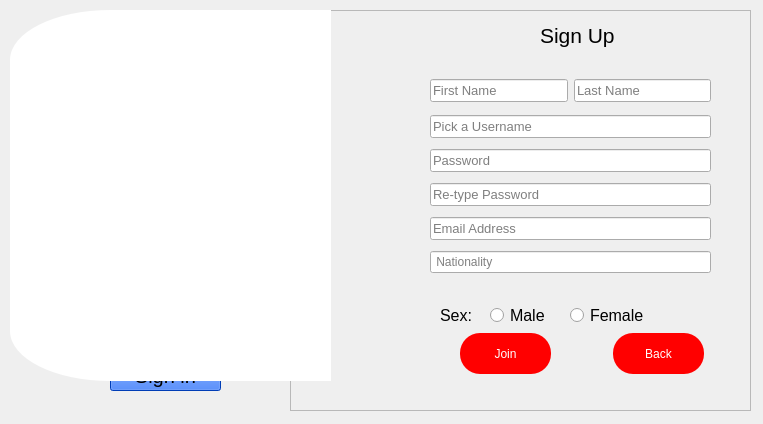
<?xml version="1.0" encoding="UTF-8"?>
<ui version="4.0">
 <class>regwin</class>
 <widget class="QMainWindow" name="regwin">
  <property name="geometry">
   <rect>
    <x>0</x>
    <y>0</y>
    <width>763</width>
    <height>424</height>
   </rect>
  </property>
  <property name="windowTitle">
   <string>MainWindow</string>
  </property>
  <widget class="QWidget" name="centralwidget">
   <widget class="QStackedWidget" name="stackedWidget">
    <property name="geometry">
     <rect>
      <x>0</x>
      <y>0</y>
      <width>763</width>
      <height>424</height>
     </rect>
    </property>
    <property name="styleSheet">
     <string notr="true"/>
    </property>
    <widget class="QWidget" name="page">
     <property name="maximumSize">
      <size>
       <width>763</width>
       <height>16777215</height>
      </size>
     </property>
     <property name="styleSheet">
      <string notr="true">#page{
	border-image: url(:/image/gradientResize.jpg);
}</string>
     </property>
     <widget class="QLabel" name="gauntlet">
      <property name="geometry">
       <rect>
        <x>70</x>
        <y>10</y>
        <width>181</width>
        <height>181</height>
       </rect>
      </property>
      <property name="styleSheet">
       <string notr="true">#gauntlet{
image: url(:/image/image.png);
}</string>
      </property>
      <property name="text">
       <string/>
      </property>
     </widget>
     <widget class="QLabel" name="join_us">
      <property name="geometry">
       <rect>
        <x>120</x>
        <y>170</y>
        <width>111</width>
        <height>41</height>
       </rect>
      </property>
      <property name="font">
       <font>
        <family>Arial</family>
        <pointsize>36</pointsize>
       </font>
      </property>
      <property name="styleSheet">
       <string notr="true">#label_2{
	color: rgb(255, 255, 255);
}</string>
      </property>
      <property name="text">
       <string>&lt;html&gt;&lt;head/&gt;&lt;body&gt;&lt;p&gt;&lt;span style=&quot; font-size:24pt;&quot;&gt;Join Us&lt;/span&gt;&lt;/p&gt;&lt;/body&gt;&lt;/html&gt;</string>
      </property>
     </widget>
     <widget class="QLabel" name="slogan">
      <property name="geometry">
       <rect>
        <x>70</x>
        <y>210</y>
        <width>211</width>
        <height>51</height>
       </rect>
      </property>
      <property name="font">
       <font>
        <pointsize>16</pointsize>
       </font>
      </property>
      <property name="styleSheet">
       <string notr="true">#label_3{
	color:rgb(255, 255, 255);
}</string>
      </property>
      <property name="text">
       <string>Make your time worth.</string>
      </property>
     </widget>
     <widget class="QFrame" name="frame">
      <property name="geometry">
       <rect>
        <x>290</x>
        <y>10</y>
        <width>461</width>
        <height>401</height>
       </rect>
      </property>
      <property name="styleSheet">
       <string notr="true"/>
      </property>
      <property name="frameShape">
       <enum>QFrame::StyledPanel</enum>
      </property>
      <property name="frameShadow">
       <enum>QFrame::Raised</enum>
      </property>
      <widget class="QPushButton" name="pushButton">
       <property name="geometry">
        <rect>
         <x>130</x>
         <y>630</y>
         <width>151</width>
         <height>51</height>
        </rect>
       </property>
       <property name="styleSheet">
        <string notr="true">#pushButton{
padding-left:20px;
padding-right:20px;
border-radius:20px;
background:rgb(255, 0, 0);
color:rgb(255, 255, 255);

}
#pushButton:hover{
background:rgb(85, 170, 255);


}</string>
       </property>
       <property name="text">
        <string>Join</string>
       </property>
      </widget>
      <widget class="QPushButton" name="pushButton_2">
       <property name="geometry">
        <rect>
         <x>330</x>
         <y>630</y>
         <width>151</width>
         <height>51</height>
        </rect>
       </property>
       <property name="styleSheet">
        <string notr="true">#pushButton_2{
padding-left:20px;
padding-right:20px;
border-radius:20px;
background:rgb(255, 0, 0);
color:rgb(255, 255, 255);

}
#pushButton_2:hover{
background:rgb(85, 0, 0)


}</string>
       </property>
       <property name="text">
        <string>Back</string>
       </property>
      </widget>
      <widget class="QWidget" name="layoutWidget">
       <property name="geometry">
        <rect>
         <x>140</x>
         <y>100</y>
         <width>281</width>
         <height>171</height>
        </rect>
       </property>
       <layout class="QVBoxLayout" name="verticalLayout_3">
        <item>
         <widget class="QLineEdit" name="user_name">
          <property name="font">
           <font>
            <pointsize>10</pointsize>
           </font>
          </property>
          <property name="cursor">
           <cursorShape>IBeamCursor</cursorShape>
          </property>
          <property name="text">
           <string/>
          </property>
          <property name="cursorPosition">
           <number>0</number>
          </property>
          <property name="dragEnabled">
           <bool>false</bool>
          </property>
          <property name="placeholderText">
           <string>Pick a Username</string>
          </property>
         </widget>
        </item>
        <item>
         <widget class="QLineEdit" name="pass">
          <property name="font">
           <font>
            <pointsize>10</pointsize>
           </font>
          </property>
          <property name="placeholderText">
           <string>Password</string>
          </property>
         </widget>
        </item>
        <item>
         <widget class="QLineEdit" name="repass">
          <property name="font">
           <font>
            <pointsize>10</pointsize>
           </font>
          </property>
          <property name="styleSheet">
           <string notr="true">border-color: rgb(85, 0, 0);</string>
          </property>
          <property name="alignment">
           <set>Qt::AlignLeading|Qt::AlignLeft|Qt::AlignVCenter</set>
          </property>
          <property name="placeholderText">
           <string>Re-type Password</string>
          </property>
          <property name="cursorMoveStyle">
           <enum>Qt::LogicalMoveStyle</enum>
          </property>
          <property name="clearButtonEnabled">
           <bool>false</bool>
          </property>
         </widget>
        </item>
        <item>
         <widget class="QLineEdit" name="email">
          <property name="font">
           <font>
            <pointsize>10</pointsize>
           </font>
          </property>
          <property name="alignment">
           <set>Qt::AlignLeading|Qt::AlignLeft|Qt::AlignVCenter</set>
          </property>
          <property name="placeholderText">
           <string>Email Address</string>
          </property>
          <property name="cursorMoveStyle">
           <enum>Qt::LogicalMoveStyle</enum>
          </property>
          <property name="clearButtonEnabled">
           <bool>false</bool>
          </property>
         </widget>
        </item>
        <item>
         <widget class="QLineEdit" name="nationality">
          <property name="placeholderText">
           <string> Nationality</string>
          </property>
         </widget>
        </item>
       </layout>
      </widget>
      <widget class="QWidget" name="layoutWidget_2">
       <property name="geometry">
        <rect>
         <x>140</x>
         <y>50</y>
         <width>281</width>
         <height>61</height>
        </rect>
       </property>
       <layout class="QHBoxLayout" name="horizontalLayout_4">
        <item>
         <widget class="QLineEdit" name="firstname">
          <property name="font">
           <font>
            <pointsize>10</pointsize>
           </font>
          </property>
          <property name="styleSheet">
           <string notr="true"/>
          </property>
          <property name="placeholderText">
           <string>First Name</string>
          </property>
         </widget>
        </item>
        <item>
         <widget class="QLineEdit" name="lastname">
          <property name="font">
           <font>
            <pointsize>10</pointsize>
           </font>
          </property>
          <property name="placeholderText">
           <string>Last Name</string>
          </property>
         </widget>
        </item>
       </layout>
      </widget>
      <widget class="QLabel" name="alreadyhaveanaccount_3">
       <property name="geometry">
        <rect>
         <x>250</x>
         <y>10</y>
         <width>81</width>
         <height>31</height>
        </rect>
       </property>
       <property name="font">
        <font>
         <pointsize>16</pointsize>
        </font>
       </property>
       <property name="styleSheet">
        <string notr="true">#label_6{
	color:rgb(255, 255, 255);
}</string>
       </property>
       <property name="text">
        <string>Sign Up</string>
       </property>
      </widget>
      <widget class="QPushButton" name="joinButton">
       <property name="geometry">
        <rect>
         <x>170</x>
         <y>323</y>
         <width>91</width>
         <height>41</height>
        </rect>
       </property>
       <property name="styleSheet">
        <string notr="true">#joinButton{
padding-left:20px;
padding-right:20px;
border-radius:20px;
background:rgb(255, 0, 0);
color:rgb(255, 255, 255);

}
#pushButton:hover{
background:rgb(85, 170, 255);


}</string>
       </property>
       <property name="text">
        <string>Join</string>
       </property>
      </widget>
      <widget class="QPushButton" name="backButton">
       <property name="geometry">
        <rect>
         <x>323</x>
         <y>323</y>
         <width>91</width>
         <height>41</height>
        </rect>
       </property>
       <property name="styleSheet">
        <string notr="true">#backButton{
padding-left:20px;
padding-right:20px;
border-radius:20px;
background:rgb(255, 0, 0);
color:rgb(255, 255, 255);

}
#pushButton_2:hover{
background:rgb(85, 0, 0)


}</string>
       </property>
       <property name="text">
        <string>Back</string>
       </property>
      </widget>
      <widget class="QRadioButton" name="male">
       <property name="geometry">
        <rect>
         <x>200</x>
         <y>280</y>
         <width>91</width>
         <height>50</height>
        </rect>
       </property>
       <property name="font">
        <font>
         <pointsize>12</pointsize>
        </font>
       </property>
       <property name="text">
        <string>Male</string>
       </property>
      </widget>
      <widget class="QRadioButton" name="female">
       <property name="geometry">
        <rect>
         <x>280</x>
         <y>280</y>
         <width>141</width>
         <height>50</height>
        </rect>
       </property>
       <property name="font">
        <font>
         <pointsize>12</pointsize>
        </font>
       </property>
       <property name="text">
        <string>Female</string>
       </property>
      </widget>
      <widget class="QLabel" name="sex">
       <property name="geometry">
        <rect>
         <x>150</x>
         <y>290</y>
         <width>71</width>
         <height>31</height>
        </rect>
       </property>
       <property name="font">
        <font>
         <pointsize>12</pointsize>
        </font>
       </property>
       <property name="text">
        <string>Sex:</string>
       </property>
      </widget>
     </widget>
     <widget class="QLabel" name="alreadyhaveanaccount">
      <property name="geometry">
       <rect>
        <x>60</x>
        <y>330</y>
        <width>241</width>
        <height>21</height>
       </rect>
      </property>
      <property name="font">
       <font>
        <pointsize>16</pointsize>
       </font>
      </property>
      <property name="styleSheet">
       <string notr="true">#label_6{
	color:rgb(255, 255, 255);
}</string>
      </property>
      <property name="text">
       <string>Already have an account?</string>
      </property>
     </widget>
     <widget class="QPushButton" name="signin">
      <property name="geometry">
       <rect>
        <x>110</x>
        <y>360</y>
        <width>111</width>
        <height>31</height>
       </rect>
      </property>
      <property name="font">
       <font>
        <pointsize>15</pointsize>
       </font>
      </property>
      <property name="styleSheet">
       <string notr="true">background-color: rgb(0, 85, 255);</string>
      </property>
      <property name="text">
       <string>Sign in</string>
      </property>
     </widget>
     <widget class="QGraphicsView" name="graphicsView">
      <property name="geometry">
       <rect>
        <x>10</x>
        <y>10</y>
        <width>321</width>
        <height>371</height>
       </rect>
      </property>
      <property name="styleSheet">
       <string notr="true">#graphicsView{
	background: rgb(255, 255, 255);
	border-top-left-radius:100% 50%;
	border-bottom-left-radius:100% 50%;
	padding: 50px;
}</string>
      </property>
     </widget>
    </widget>
    <widget class="QWidget" name="signin_page">
     <property name="styleSheet">
      <string notr="true">

*{
	
background-image: url(:/img/backgroundfade.jpg);
	font-family: century gothic;
	font size:24px;

}

QFrame{
	background:#333

}

QPushButton{
background:red;
border-radius:20px;
}

QToolButton{
background:red;
border-radius:60px;
}

QLabel{
color:white
}
QPushButton:hover{
color:white;
border-radius:20px;
}

QLineEdit
{
background: white;
border-radius:20px;

}
</string>
     </property>
     <widget class="QFrame" name="frame_2">
      <property name="geometry">
       <rect>
        <x>220</x>
        <y>10</y>
        <width>301</width>
        <height>391</height>
       </rect>
      </property>
      <property name="styleSheet">
       <string notr="true">#frame{
background-color: rgb(0, 0, 0);
}</string>
      </property>
      <property name="frameShape">
       <enum>QFrame::StyledPanel</enum>
      </property>
      <property name="frameShadow">
       <enum>QFrame::Raised</enum>
      </property>
      <widget class="QLabel" name="signinlabel">
       <property name="geometry">
        <rect>
         <x>20</x>
         <y>110</y>
         <width>91</width>
         <height>31</height>
        </rect>
       </property>
       <property name="frameShape">
        <enum>QFrame::NoFrame</enum>
       </property>
       <property name="frameShadow">
        <enum>QFrame::Plain</enum>
       </property>
       <property name="lineWidth">
        <number>1</number>
       </property>
       <property name="text">
        <string>&lt;html&gt;&lt;head/&gt;&lt;body&gt;&lt;h1 style=&quot; margin-top:0px; margin-bottom:28px; margin-left:0px; margin-right:0px; -qt-block-indent:0; text-indent:0px; background-color:rgba(0,0,0,0.74902);&quot;&gt;&lt;span style=&quot; font-family:'Helvetica Neue,Helvetica,Arial,sans-serif'; font-size:xx-large; font-weight:696; color:#ffffff; background-color:rgba(0,0,0,0.74902);&quot;&gt;Sign In&lt;/span&gt;&lt;/h1&gt;&lt;/body&gt;&lt;/html&gt;</string>
       </property>
       <property name="scaledContents">
        <bool>false</bool>
       </property>
       <property name="alignment">
        <set>Qt::AlignCenter</set>
       </property>
      </widget>
      <widget class="QPushButton" name="loginButton">
       <property name="geometry">
        <rect>
         <x>20</x>
         <y>280</y>
         <width>261</width>
         <height>41</height>
        </rect>
       </property>
       <property name="font">
        <font>
         <family>century gothic</family>
         <pointsize>14</pointsize>
        </font>
       </property>
       <property name="text">
        <string>Sign In</string>
       </property>
      </widget>
      <widget class="QLineEdit" name="password">
       <property name="geometry">
        <rect>
         <x>20</x>
         <y>210</y>
         <width>261</width>
         <height>41</height>
        </rect>
       </property>
       <property name="text">
        <string/>
       </property>
       <property name="placeholderText">
        <string>     Password</string>
       </property>
      </widget>
      <widget class="QPushButton" name="signupButton">
       <property name="geometry">
        <rect>
         <x>120</x>
         <y>340</y>
         <width>71</width>
         <height>21</height>
        </rect>
       </property>
       <property name="text">
        <string>Sign up?</string>
       </property>
      </widget>
      <widget class="QToolButton" name="usericon">
       <property name="geometry">
        <rect>
         <x>100</x>
         <y>10</y>
         <width>121</width>
         <height>121</height>
        </rect>
       </property>
       <property name="text">
        <string/>
       </property>
       <property name="icon">
        <iconset>
         <normaloff>C:/Users/Data User/Downloads/65100770_869909930042097_1192449484496306176_n.png</normaloff>C:/Users/Data User/Downloads/65100770_869909930042097_1192449484496306176_n.png</iconset>
       </property>
       <property name="iconSize">
        <size>
         <width>128</width>
         <height>128</height>
        </size>
       </property>
       <property name="autoRaise">
        <bool>false</bool>
       </property>
      </widget>
      <widget class="QLineEdit" name="username">
       <property name="geometry">
        <rect>
         <x>20</x>
         <y>150</y>
         <width>261</width>
         <height>41</height>
        </rect>
       </property>
       <property name="text">
        <string/>
       </property>
       <property name="placeholderText">
        <string>      Username</string>
       </property>
      </widget>
     </widget>
    </widget>
   </widget>
  </widget>
  <widget class="QMenuBar" name="menubar">
   <property name="geometry">
    <rect>
     <x>0</x>
     <y>0</y>
     <width>763</width>
     <height>21</height>
    </rect>
   </property>
  </widget>
 </widget>
 <resources/>
 <connections/>
</ui>
